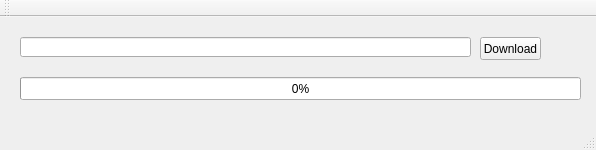
<?xml version="1.0" encoding="UTF-8"?>
<ui version="4.0">
 <class>QtDownloadProgressClass</class>
 <widget class="QMainWindow" name="QtDownloadProgressClass">
  <property name="geometry">
   <rect>
    <x>0</x>
    <y>0</y>
    <width>596</width>
    <height>150</height>
   </rect>
  </property>
  <property name="windowTitle">
   <string>QtDownloadProgress</string>
  </property>
  <widget class="QWidget" name="centralWidget">
   <widget class="QProgressBar" name="progressBar">
    <property name="geometry">
     <rect>
      <x>20</x>
      <y>60</y>
      <width>561</width>
      <height>23</height>
     </rect>
    </property>
    <property name="value">
     <number>0</number>
    </property>
   </widget>
   <widget class="QPushButton" name="pushButton">
    <property name="geometry">
     <rect>
      <x>480</x>
      <y>20</y>
      <width>61</width>
      <height>23</height>
     </rect>
    </property>
    <property name="text">
     <string>Download</string>
    </property>
   </widget>
   <widget class="QLineEdit" name="lineEdit">
    <property name="geometry">
     <rect>
      <x>20</x>
      <y>20</y>
      <width>451</width>
      <height>20</height>
     </rect>
    </property>
   </widget>
  </widget>
  <widget class="QMenuBar" name="menuBar">
   <property name="geometry">
    <rect>
     <x>0</x>
     <y>0</y>
     <width>596</width>
     <height>21</height>
    </rect>
   </property>
  </widget>
  <widget class="QToolBar" name="mainToolBar">
   <attribute name="toolBarArea">
    <enum>TopToolBarArea</enum>
   </attribute>
   <attribute name="toolBarBreak">
    <bool>false</bool>
   </attribute>
  </widget>
  <widget class="QStatusBar" name="statusBar"/>
 </widget>
 <layoutdefault spacing="6" margin="11"/>
 <resources/>
 <connections/>
</ui>
